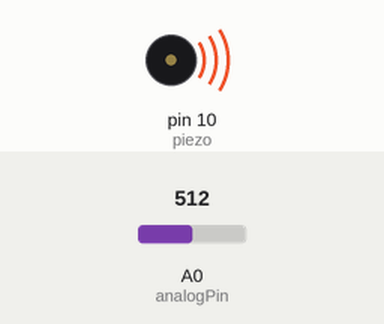
Bench run of a sketch on a simulated Arduino Uno, built with avr-gcc and run on an emulated ATmega328P. Shown: buzzer (waves = sounding). The test bench sets the inputs (shaded band); at power-on: A0 (analogPin) = 512. What the sketch prints to the serial monitor is not drawn.

Above: at 0.1 s.
Timing chart, 0 to 1.6 s (numbered marks = the images above):
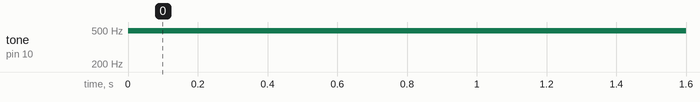

Measured:
- by itself, tone on pin 10 (piezo): silent → 490 Hz at 0.00 s

The sketch:

ADC_piezo.ino
```cpp
//const int ledPin = 10;
const int piezo = 10;
const int analogPin = A0;


void setup() {
  Serial.begin(115200);
}

void loop() {
  int sensorInput = analogRead(analogPin);
  analogWrite(piezo, sensorInput/4);
  Serial.println(sensorInput/4);

}
```
